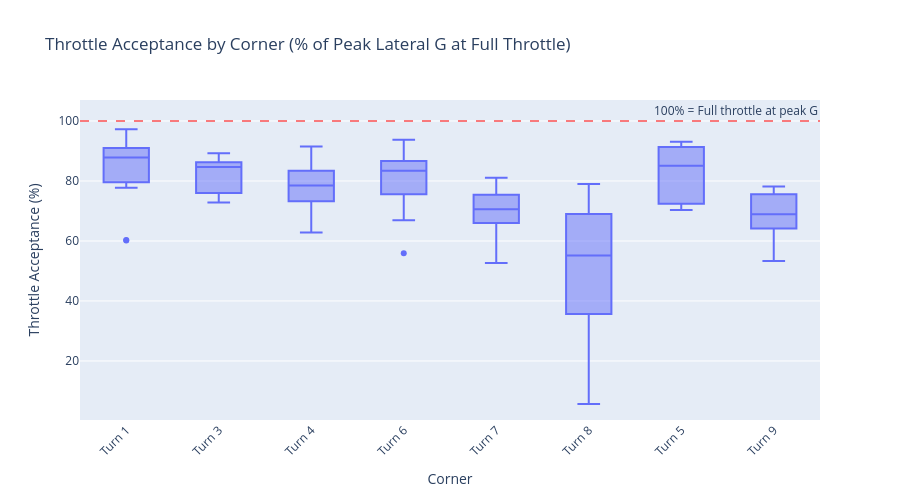

The notebook cell this image was saved under:
### Code cell
# Visualize throttle acceptance consistency
# Shows at what percentage of peak lateral G the driver reaches full throttle

if len(throttle_acceptance_df) > 0:
    fig = px.box(
        throttle_acceptance_df,
        x="corner_name",
        y="throttle_acceptance_pct",
        title="Throttle Acceptance by Corner (% of Peak Lateral G at Full Throttle)",
        labels={
            "throttle_acceptance_pct": "Throttle Acceptance (%)",
            "corner_name": "Corner",
        },
    )
    fig.update_layout(xaxis_tickangle=-45, width=900, height=500)
    # Add reference lines
    fig.add_hline(y=100, line_dash="dash", line_color="red", opacity=0.5,
                  annotation_text="100% = Full throttle at peak G")
    show_fig(fig)
else:
    print("No throttle acceptance data available")

### Figure 1 — Plotly figure (JSON) as saved in the notebook; plotly's stock layout.template omitted (floating-point values rounded to 4 significant figures)
{"data": [{"alignmentgroup": "True", "hovertemplate": "Corner=%{x}<br>Throttle Acceptance (%)=%{y}<extra></extra>", "legendgroup": "", "marker": {"color": "#636efa"}, "name": "", "notched": false, "offsetgroup": "", "orientation": "v", "showlegend": false, "type": "box", "x": ["Turn 1", "Turn 3", "Turn 4", "Turn 6", "Turn 7", "Turn 8", "Turn 1", "Turn 4", "Turn 5", "Turn 6", "Turn 7", "Turn 8", "Turn 9", "Turn 1", "Turn 4", "Turn 5", "Turn 6", "Turn 7", "Turn 8", "Turn 1", "Turn 4", "Turn 5", "Turn 6", "Turn 7", "Turn 8", "Turn 9", "Turn 1", "Turn 3", "Turn 4", "Turn 5", "Turn 6", "Turn 7", "Turn 8", "Turn 9", "Turn 3", "Turn 4", "Turn 6", "Turn 7", "Turn 9", "Turn 1", "Turn 3", "Turn 4", "Turn 5", "Turn 6", "Turn 7", "Turn 8", "Turn 9", "Turn 1", "Turn 3", "Turn 4", "Turn 5", "Turn 6", "Turn 7", "Turn 8", "Turn 9", "Turn 1", "Turn 3", "Turn 4", "Turn 5", "Turn 6", "Turn 7", "Turn 8", "Turn 9", "Turn 1", "Turn 3", "Turn 4", "Turn 5", "Turn 6", "Turn 7", "Turn 8", "Turn 9", "Turn 1", "Turn 3", "Turn 4", "Turn 6", "Turn 7", "Turn 8", "Turn 9", "Turn 1", "Turn 3", "Turn 4", "Turn 5", "Turn 6", "Turn 7", "Turn 8", "Turn 9", "Turn 1", "Turn 3", "Turn 4", "Turn 5", "Turn 6", "Turn 7", "Turn 8", "Turn 9"], "x0": " ", "xaxis": "x", "y": [60.12, 72.79, 78.47, 84.59, 76.71, 56.75, 77.74, 74.25, 70.29, 83.44, 67.5, 70.39, 70.11, 88.57, 70.34, 91.36, 90.89, 66.17, 78.98, 85.24, 69.91, 80.8, 84.47, 75.02, 53.54, 67.37, 91.68, 84.74, 79.43, 72.4, 86.15, 74.11, 52.55, 63.97, 76.02, 62.79, 55.94, 81.09, 78.19, 97.28, 84.64, 74.22, 71.97, 66.92, 78.47, 67.68, 53.32, 90.76, 86.22, 91.33, 84.59, 79.89, 73.26, 53.63, 75.31, 91.24, 79.95, 91.53, 91.68, 93.73, 52.66, 66.01, 77.2, 87.07, 84.79, 78.48, 93.06, 70.33, 64.02, 9.591, 68.87, 81.44, 74.77, 87.98, 88.28, 70.59, 18.69, 64.78, 60.32, 89.24, 81.88, 85.55, 82.61, 65.32, 5.644, 61.34, 89.29, 89.22, 80.34, 89.97, 77.32, 66.57, 74.1, 75.64], "y0": " ", "yaxis": "y"}], "layout": {"annotations": [{"showarrow": false, "text": "100% = Full throttle at peak G", "x": 1, "xanchor": "right", "xref": "x domain", "y": 100, "yanchor": "bottom", "yref": "y"}], "boxmode": "group", "height": 500, "legend": {"tracegroupgap": 0}, "shapes": [{"line": {"color": "red", "dash": "dash"}, "opacity": 0.5, "type": "line", "x0": 0, "x1": 1, "xref": "x domain", "y0": 100, "y1": 100, "yref": "y"}], "title": {"text": "Throttle Acceptance by Corner (% of Peak Lateral G at Full Throttle)"}, "width": 900, "xaxis": {"anchor": "y", "domain": [0, 1], "tickangle": -45, "title": {"text": "Corner"}}, "yaxis": {"anchor": "x", "domain": [0, 1], "title": {"text": "Throttle Acceptance (%)"}}}}
